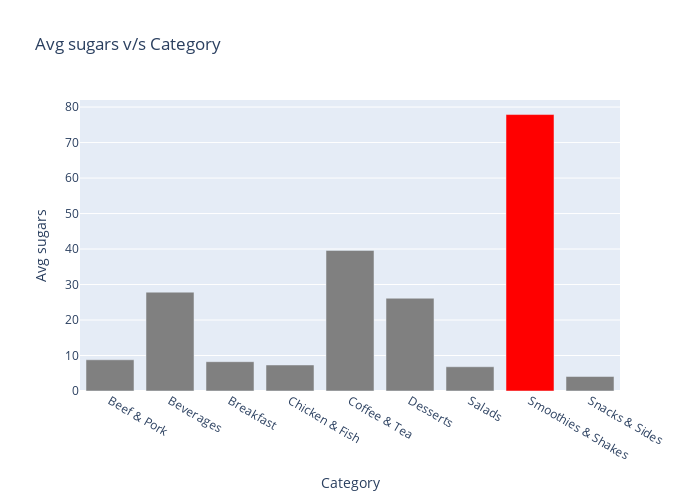

Notebook code for this chart:
### Markdown cell above
#### 4)average sugars distribution for each category

### Code cell
sugars=pd.DataFrame(df.groupby('Category')['Sugars'].mean())

colors = ['gray']*9
colors[7] = 'Red'

fig = go.Figure(data=[go.Bar(
     x=sugars.index,
     y=sugars['Sugars'],
     marker_color=colors
)])

fig.update_layout(height=500, width=700, title='Avg sugars v/s Category')
fig.update_xaxes(title='Category')
fig.update_yaxes(title='Avg sugars')
fig.show()
# pio.write_html(fig, file="embedGraphInYourWebsite/avgSugVsCat.html", auto_open=True)

### Figure 1 — Plotly figure (JSON) as saved in the notebook; plotly's stock layout.template omitted (floating-point values rounded to 4 significant figures)
{"data": [{"marker": {"color": ["gray", "gray", "gray", "gray", "gray", "gray", "gray", "Red", "gray"]}, "type": "bar", "x": ["Beef & Pork", "Beverages", "Breakfast", "Chicken & Fish", "Coffee & Tea", "Desserts", "Salads", "Smoothies & Shakes", "Snacks & Sides"], "y": [8.8, 27.85, 8.262, 7.333, 39.61, 26.14, 6.833, 77.89, 4.077]}], "layout": {"height": 500, "title": {"text": "Avg sugars v/s Category"}, "width": 700, "xaxis": {"title": {"text": "Category"}}, "yaxis": {"title": {"text": "Avg sugars"}}}}
